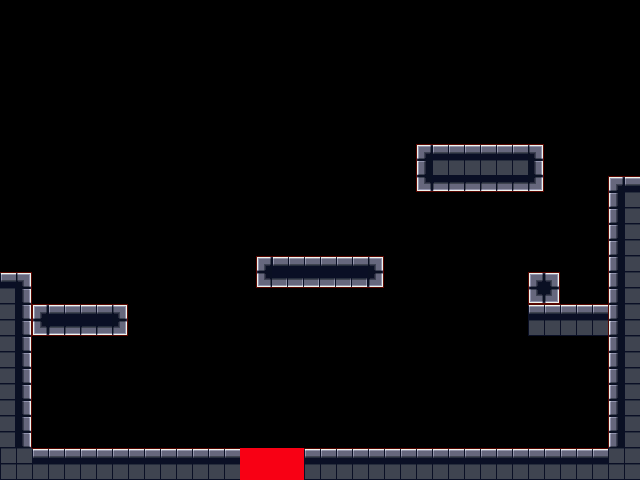

A level layout from a 2D game, rendered from its tile map. Below: a short description, then the map file with tile-grid data replaced by summaries:
An orthogonal 40x30 tile map with 16x16 px tiles, 2 tile layers (collision, tiles), 2 tilesets.

<map version="1.0" orientation="orthogonal" width="40" height="30" tilewidth="16" tileheight="16">
 <tileset firstgid="1" name="collision" tilewidth="16" tileheight="16">
  <image source="collision.png" width="80" height="32" />
 </tileset>
 <tileset firstgid="11" name="tiles" tilewidth="16" tileheight="16">
  <image source="tiles.png" width="128" height="64" />
 </tileset>
 <layer name="collision" width="40" height="30">
  <data>[1200 cells, 202 non-empty, 1 distinct tile ids]</data>
 </layer>
 <layer name="tiles" width="40" height="30">
  <data>[1200 cells, 194 non-empty, 11 distinct tile ids]</data>
 </layer>
</map>
